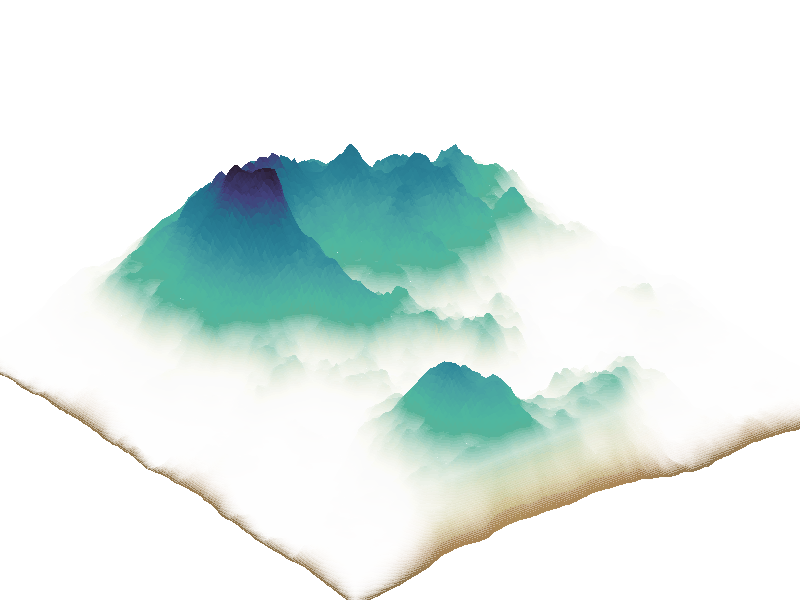

The MATLAB source for this figure:
clc; clear; close all;
a = 200;
X = (.5:a)'./a;
CL = (- cos(X.*2.*pi) + 1).^.2;
r = repmat((X - .5)'.^2, a, 1) + repmat((X - .5).^2, 1, a);
Z = abs(ifftn(exp(7i.*rand([a,a]))./r.^.9)).*(CL*CL').*30;
% 画山
surf(repmat(X, 1, a), repmat(X', a, 1), Z);
m = 50;
l = (m:-1:1)./m;
% 绘制云彩
hold on
for n = 1:m
    surf(repmat(X, 1, a), repmat(X', a, 1), ones([a,a]).*n, ones([a,a,3]), 'EdgeAlpha',0, 'FaceAlpha',max(.2, l(n))./2);
end
zlim([-a/2,a]);
shading flat;
CList = [140,116,78; 171,135,87; 187,170,101; 162,181,117; 95,175,146; 
         79,183,160; 72,162,163; 44,132,152; 36,116,141; 65,64,123; 40,26,44]./255;
CList = interp1(1:size(CList, 1), CList, linspace(1, size(CList, 1), 100));
colormap(CList);
camva(5);
axis off
